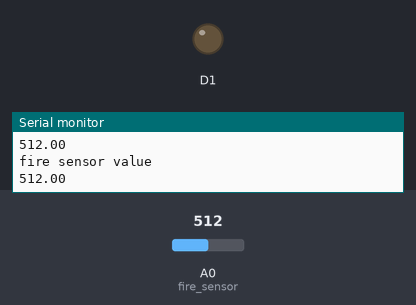
Bench run of a sketch on a simulated ESP8266 (NodeMCU). On the bench: output pins drawn as LEDs (lit = HIGH), the last lines printed to the serial monitor. Dashed ring = blinking. The inputs (shaded band) are chosen by the test bench; at power-on: A0 (fire_sensor) = 512. WiFi joins after 1.5 s; servers stay silent unless stated.

Above: at 3.0 s.
3.1 s: A0 (fire_sensor) set to 368
4.8 s: A0 (fire_sensor) set to 337
At 5.6 s:
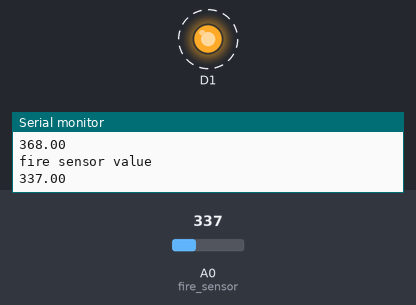
7.8 s: A0 (fire_sensor) set to 360
9.3 s: A0 (fire_sensor) set to 340
At 10.1 s:
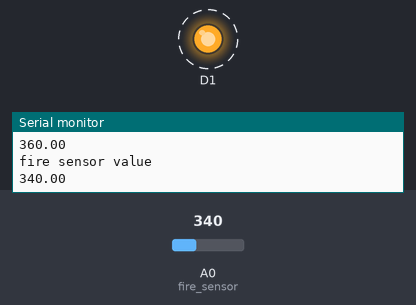
Timing chart, 0 to 13.3 s (numbered marks = the images above; inputs shaded):
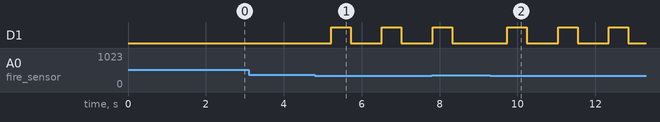

Measured:
- the behaviour switches between 350 and 349 on A0 (fire_sensor) (found by bisection; images 0 and 1)
- after the input at 4.8 s, D1: alternates HIGH for 0.50 s and LOW for 0.80 s, starting after 0.42 s
- after the input at 9.3 s, D1: alternates HIGH for 0.50 s and LOW for 0.80 s, starting after 0.44 s

The sketch:

Arduino-node-mcu-code.ino
```cpp
// ___________________________Libraries Included Here ___________________________________
#include <ESP8266WiFi.h>
#include <FirebaseArduino.h>

// _________________________defining constant
#define FIREBASE_HOST "esri-eea51.firebaseio.com"
#define FIREBASE_AUTH "qULRQbnuzJ3qkAdYunMasgcLlKtpXic1UQ1FxHvM"
#define WIFI_SSID "kavin"
#define WIFI_PASSWORD "12345612"
#define Lat_Long "30.332628 77.998622"
// __________________________variable definied
float fire_sensor=A0;
float fire_value;


void setup()
{
  Serial.begin(9600);
  pinMode(D1, OUTPUT);
  pinMode(fire_sensor,INPUT);
// connect to wifi.
  WiFi.begin(WIFI_SSID, WIFI_PASSWORD);
  Serial.print("connecting");
  while (WiFi.status() != WL_CONNECTED) {
    Serial.print(".");
    delay(500);
  }
  Serial.println();
  Serial.print("connected: ");
  Serial.println(WiFi.localIP());
  Firebase.begin(FIREBASE_HOST, FIREBASE_AUTH);
  Firebase.set("fire_sensor", 0);
  Firebase.setString("lat_long", "0");

}

void loop()
{
fire_value=analogRead(fire_sensor);
Serial.println("fire sensor value");
Serial.println(fire_value);
delay(1);
//delay in between reads for stability
if(fire_value<350){

  // initialize digital pin LED_BUILTIN as an output.
  Firebase.setInt("fire_sensor_status", 1);
  Firebase.setString("lat_long", Lat_Long);

  digitalWrite(D1, HIGH);
  delay(500);
  digitalWrite(D1, LOW);
  delay(500);
}
else{
  Firebase.setInt("fire_sensor_status", 0);
   Firebase.setString("lat_long", "0");
  digitalWrite(D1, LOW);
  delay(10);
}
}
```
